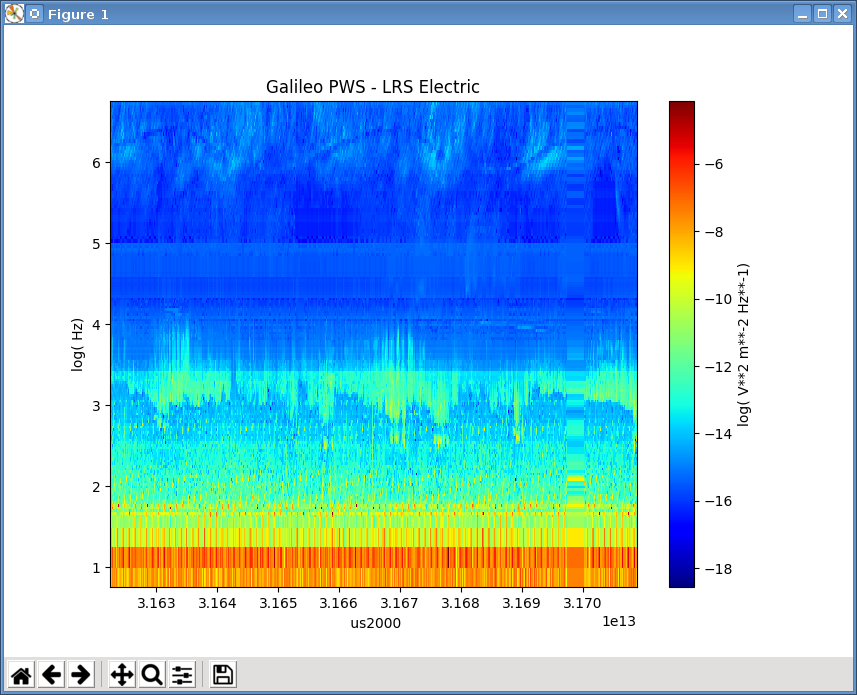

This figure's Python source:
#!/usr/bin/env python2

import sys
import matplotlib.pyplot as pyplot
import numpy as N
import das2


##############################################################################
def getArrayAndUnits(ds, sDimType, sDim, sVar):
	"""Helper function to get the numpy arrays for a variable since das2 higher
	level module is not complete"""

	if sDimType not in ('coords','data'):
		raise ValueError("Dimension type: '"+sDimType+"', expected 'coords' or 'data")
	
	dDims = ds[sDimType]
	
	if sDim not in dDims:
		raise ValueError("%s not present among the %s dimensions of %s"%(
		                 sDim, sType, ds['id']))
		
	# If the center variable is not present, we could fake it with min, max,
	# width etc.  For this example just look for actual center variables.
	dVars = dDims[sDim]
	
	
	if sVar not in dVars:
		raise ValueError("Variable %s not present in %s -> %s -> %s"%(
		                 ds['id'], sDimType, sDim))
	
	# the element 'props' always contains the dimension properties such as
	# labels, etc.  It's never associated with an array
	if sVar == 'props':
		raise ValueError("'props' is list of dimension properites, not a variable")

	# Read the expression and find out which array is in use, note that
	# variables based on operations on other variables are not supported in
	# this simple interface.
	sExp = ds[sDimType][sDim][sVar]['expression']
	
	# Hack alert, I should be using regex, hide your eyes!
	sExp = sExp[0:sExp.find('|')].strip()
	n = sExp.rfind(']')
	sUnits = sExp[n+1:].strip()
	sAry = sExp[:n]
	sAry = sAry[:sAry.find('[')]
	
	if sAry not in ds['arrays']:
		raise ValueError("Array '%s' not included in dataset '%s'"%(sAry, ds['id']))
		
	a = ds['arrays'][sAry]
	
	return (a, sUnits)	
	

##############################################################################

def main(argv):
	"""Annotated example of using libdas2 and matplotlib to gather and plot
	a day's worth of Galileo PWS electric spectrum data using the low-level
	interface.  The das2 python module consist of a low-level C-module, _das2
	and a higher level module that acts in a more pythonic way, das2.  The
	higher level module is under construction and is thus ignored here.
	"""
	
	# Download a das2 Galileo PWS dynamic electric spectrum stream.  We're
	# downloading Galileo data since it's open and will not prompt for a
	# password.  
	
	# Also, to demonstrate one of the features of the library we are 
	# intentionally asking the wrong server for galileo data.  Since the server
	# planet knows where galileo data are it issues a redirect, which libdas2
	# follows.
	sUrl = 'http://planet.physics.uiowa.edu/das/das2Server?server=dataset&'+\
	       'dataset=Galileo/PWS/Survey_Electric&start_time=2001-001&' +\
	       'end_time=2001-002&resolution=60'
	
	print("Reading Galileo PWS spectra for 2001-001 at intrinsic resolution")
	(dHdr, lDs) = das2._das2.read_server(sUrl)
	print("%d correlated dataset(s) downloaded\n"%len(lDs))
	
	# Here's how this will work in the near future
	# 
	# sUri = 'tag:das2.org,2012:site:/uiowa/Galileo/PWS/Survey_Electric'
	# source = das2.DataSource(sUri)
	# lDs = source.request(time=['2001-001','2001-002',60])
	# ds = lDs[0]
	# 
	# aTime = ds.coord.time['center']
	# aFreq = ds.coord.freq['center']
	# aPower  = ds.data.electric['center']
	#
	# sTitle = ds.props['title']
	# sXlabel = ds.coords.time.props['label']
	# sYlabel = ds.coords.freq.props['label']
	# sZlabel = ds.data.electric.props['label']
	
	
	# So what did we get?  The low-level interface just returns a list of 
	# dataset objects, which are just dictionaries.  A higher level interface
	# using a python class is in the works but does not exist at this time so
	# we're going to have to interact with the low-level object directly. 
	#
	# The low-level output always has the same morphology:
	# 
	# list_of_datasets (1)
	# |
	# |- Dataset (1 - N)
	#   |
	#   |- Properties  (0 - N)
	#   |
	#   |- Arrays      (1 - N)
	#   |
	#   |- Dimensions  (1 - N)
	#       |
	#       |- Properties (0 - N)
	#       |
	#       |- Variables  (1 - N)
	#
	# If a person knows what they want, they can skip the Dimension and 
	# Variable objects all together, but they are needed to support machine-
	# readable understanding of the dataset as Variables define lookup
	# functions for arrays that may include uniary and binary operation
	# trees in addition to index maps.
	
	
	# Galileo spectra are always a single mode (the frequency table doesn't
	# change) so we know up front that there will only be one dataset in the
	# list.
	ds = lDs[0]
	
	# The info element contains a string overview of the dataset
	print(ds['info'])
	
	# The rank element contains the overall iteration rank of the dataset
	# note that unlike ISTP-CDF this has nothing to do with the number of
	# physical dimensions spanned by the values.  Though we won't be working 
	# with Variables directly in this example, all Variablse in a Dataset
	# take the same set of indicies.  Typically time values are degenerate in
	# the second index and frequency values are degenerate in the first index.
	# Data values typically are not degenerate.
	print("Iteration rank is: %s"%ds['rank'])
	
	# Let's list the physical coordinate dimensions of the dataset
	sCoords = ', '.join(ds['coords'].keys())
	print("Data are located in physical dimensions:", sCoords)
	
	# Let's list the physical data dimensions of the dataset
	sData = ', '.join(ds['data'].keys())
	print("Data are defined in the physical dimensions:", sData)
	
	# Each physical dimension has 1-N variables that locate values in that
	# dimension.  Each variable that happens to be based on an array 
	# (virtual variables exist as well and are important for reducing
	# network overhead) provides a mapping between overall dataset indices
	# to array indices.  The purpose (or role) of each variable is defined
	# by it's name.  Other names are possible, but here are the built-in
	# Variable names that higher level code will know how to interpret:
	#
	#  center - Absolute point in a dimension, center of bin 
	#
	#  min    - Absolute point in a dimension, start of bin
	#
	#  max    - Absolute point in a dimension, end of bin
	#
	#  width  - Difference value in a dimesion, width of bin
	#
	#  mean   - Absolute point in a dimension, average value in a bin
	#
	#  mode   - Absolute point in a dimension, most frequent value in a bin
	#
	#  reference - Same as 'min' but is usually paired with 'offset'
	#
	#  offset - Difference value in dimenision, to be added to reference,
	#            very handy for waveforms where start time and offsets
	#            should be denoted separately for automatic power spectral
	#            density calculations.
	#
	#  max_error - Absolute point in a dimension, denotes uncertianty
	#
	#  min_error - Absolute point in a dimension, denotes uncertianty 
	#
	#  uncertianty - Difference value in a dimension, denotes uncertianty
	#            assumed to be centered on 'center'
	#
	#  std_dev - Standard deviation of values in a bin, does *not* have
	#            the same absolute or difference units as the center
	#            values.
	#
	#  point_spread - A sub-iteration array of difference values from
	#            a reference point.
	#
	#  weight - An sub-iteration array of weights for a point_spread
	#   
	# Not all of these are supplied in each dateset, in fact most of 
	# them aren't.  Typically only the center Variable is supplied.
	
	# Lets get the data arrays for the center Variables and totally
	# ignore the index map
	(aY, unitsY) = getArrayAndUnits(ds, 'coords', 'frequency', 'center')
	(aZ, unitsZ) = getArrayAndUnits(ds, 'data',  'electric', 'center')
	
	# Right now we're still stuck with the transmitted us2000 time units,
	# will be able to have these converted-on-read in the future.
	(aX, unitsX) = getArrayAndUnits(ds, 'coords', 'time', 'center')
	
	# This will convert the time units to python datetime, but those don't
	# seem to work for matplotlib
	#aXfixed = N.array( [das2.DasTime(t, unitsX).pyDateTime() for t in aX] )
	
	aY = N.log10(aY)
	aZ = N.log10(aZ.transpose())
	pyplot.pcolor(aX, aY, aZ, cmap='jet')
	pyplot.axis([aX.min(), aX.max(), aY.min(), aY.max()])
	cbar = pyplot.colorbar()
	cbar.set_label("log(%s)"%unitsZ)
	pyplot.xlabel(unitsX)
	pyplot.ylabel("log(%s)"%unitsY)
	pyplot.title(ds['props']['title'][1])
	pyplot.savefig('galileo_pws_e-survey.png')


if __name__ == '__main__':
	sys.exit(main(sys.argv))
